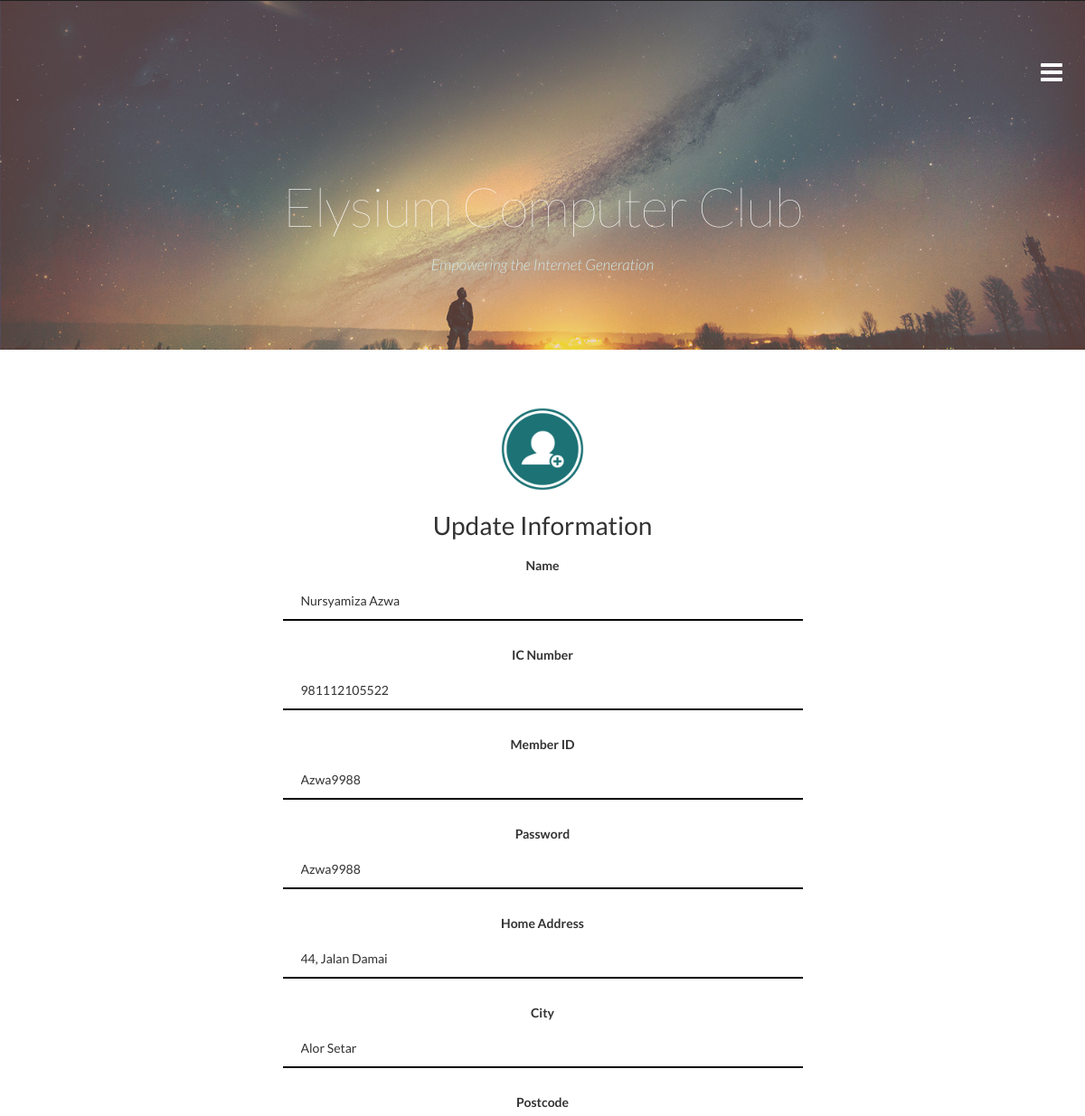
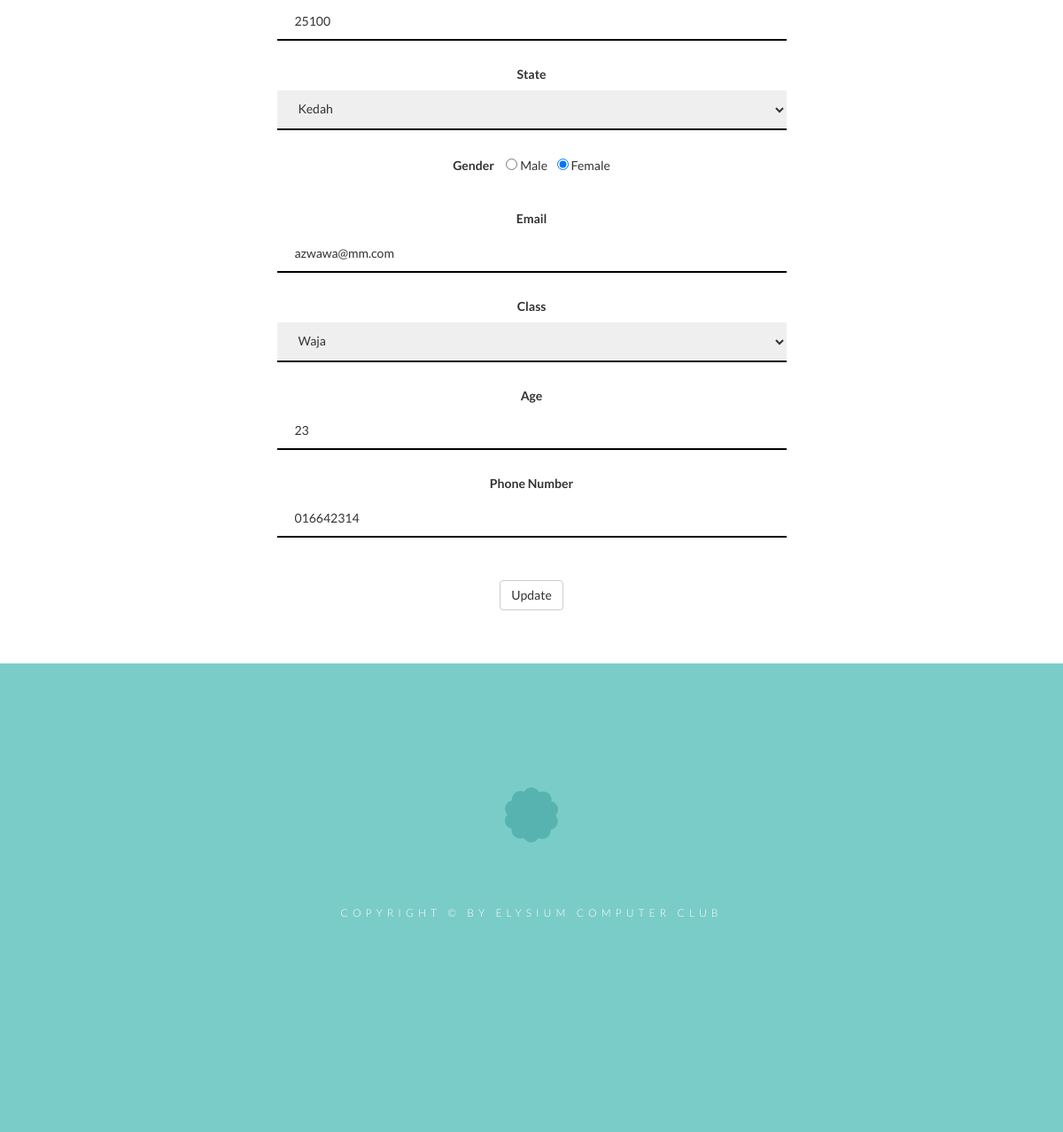
Page /updateform.php?memberid=Azwa9988 on the committed database (2 pictures, top to bottom).
### tables this page shows
CREATE TABLE `member` (
  `membername` varchar(200) NOT NULL,
  `memberic` varchar(15) NOT NULL,
  `memberid` varchar(20) NOT NULL,
  `password` varchar(20) NOT NULL,
  `memberaddress` varchar(100) NOT NULL,
  `membercity` varchar(50) NOT NULL,
  `memberpostcode` int(10) NOT NULL,
  `memberstate` varchar(10) NOT NULL,
  `membergender` varchar(10) NOT NULL,
  `memberemail` varchar(100) NOT NULL,
  `memberform` varchar(10) NOT NULL,
  `memberage` int(10) NOT NULL,
  `memberphone` varchar(15) NOT NULL
);

### updateform.php (the view, shortened to what this page needs)
<!DOCTYPE html>
<html>
<head>
    <link href="css/bootstrap.min.css" rel="stylesheet">
    <link href="http://netdna.bootstrapcdn.com/font-awesome/4.1.0/css/font-awesome.min.css" rel="stylesheet">
    <link rel="stylesheet" href="css/flexslider.css" type="text/css">
    <link href="css/styles.css?v=1.6" rel="stylesheet">
    <link href="css/queries.css?v=1.6" rel="stylesheet">
    <link href="css/jquery.fancybox.css" rel="stylesheet">
</head>
      <section class="hero" id="hero">
        <div class="container">
          <div class="row">
            <div class="col-md-12 text-right">
              <a href="#"><i class="fa fa-navicon fa-2x nav_slide_button"></i></a>
            </div>
          </div>
          <div class="row">
            <div class="col-md-8 col-md-offset-2 text-center">
              <h1 class="animated bounceInDown">Elysium Computer Club</h1>
              <p class="animated fadeInUpDelay">Empowering the Internet Generation </p>
            </div>
          </div>
        </div>
      </section>
<br><br><br>
<form action="updatecheck.php" method="post" class="container" >
<?php
 include 'dbconnect.php';
       $memberid=$_GET['memberid'];
	   $query="SELECT * FROM  member WHERE memberid='$memberid'";
	   $result = mysqli_query( $link,$query) or die("Query failed");
?>
<?php while ( $member = mysqli_fetch_array( $result ))
{
				$membername=$member['membername'];
				$memberic=$member['memberic'];
				$memberid=$member['memberid'];
				$password=$member['password'];
				$memberaddress= $member['memberaddress'];
				$membercity= $member['membercity'];
				$memberpostcode=$member['memberpostcode'];
				$memberstate=$member['memberstate'];
				$membergender=$member['membergender'];
				$memberemail=$member['memberemail'];
				$memberform=$member['memberform'];
				$memberage=$member['memberage'];
				$memberphone=$member['memberphone'];
}
?>
<center><img src = "img/member.png " width="100"/></center>
<center><h1>Update Information</h1></center>
<center>
<b>Name</b><br>
<input type="text" placeholder="Name...." name="membername" value="<?php echo $membername ?>">
<br><br>
<b>IC Number</b><br>
<input type="text" placeholder="IC Number[Eg : 980318016552]" name="memberic" value="<?php echo $memberic ?>">
<br> <br>
<b>Member ID</b><br>
<input type="text" placeholder="Member ID..." name="memberid" value="<?php echo $memberid ?>">
<br> <br>
<b>Password</b><br>
 <input type="text" placeholder="Password..." name="password" value="<?php echo $password ?>">
<br> <br>
<b>Home Address</b><br>
 <input type="text" placeholder="Home Address..." name="memberaddress" value="<?php echo $memberaddress ?>">
 <br> <br>
<b>City</b><br>
 <input type="text" placeholder="City..." name="membercity" value="<?php echo $membercity ?>">
<br> <br>
<b>Postcode</b><br>
 <input type="text" placeholder="Postcode" name="memberpostcode" value="<?php echo $memberpostcode ?>">
<br> <br>
<b>State</b><br>
	<select name="memberstate" value="<?php echo $memberstate ?>">
		<option <?php if($memberstate=='Kedah') echo 'selected'; ?> value="Kedah">Kedah</option>
	</select>
<br> <br>
<b>Gender</b> &nbsp;&nbsp;&nbsp;
 <input <?php if (isset($membergender) && $membergender=="Male") echo "checked";?> type="radio" name="membergender" value="Male" checked> Male &nbsp;&nbsp;
	<input <?php if (isset($membergender) && $membergender=="Female") echo "checked";?> type="radio" name="membergender" value="Female"> Female<br>
<br> <br>
<b>Email</b><br>
 <input type="email" placeholder="Email.. [Eg:nrl.mhd@gg.com]" name="memberemail" value="<?php echo $memberemail ?>">
<br><br>
<b>Class</b> <br>
	<select name="memberform" value="<?php echo $memberform ?>">
	  <option <?php if($memberform=='Waja') echo 'selected'; ?> value="Waja">Waja</option>
	</select>
<br><br>
<b>Age</b><br>
<input type="number" placeholder="Age" name="memberage" min="0" value="<?php echo $memberage ?>">
<br><br>
<b>Phone Number</b><br>
 <input type="text" placeholder="Phone Number [Eg:019999999]" name="memberphone" value="<?php echo $memberphone ?>">
 </center>
<br><br>
<center>
	<input type="submit" name="Submit" value="Update" class="btn btn-default">
</center>
<br><br><br>
</form>
	<footer>
        <div class="container">
          <div class="row">
            <div class="col-md-12 text-center">
              <a href="index.html" class="badge-btn">Badge Button</a>
              <p class="footer-credit">Copyright &copy; by Elysium Computer Club</p>
            </div>
          </div>
        </div>
      </footer>
</body>
</html>

### css/styles.css (style rules this page uses)
article, aside, details, figcaption, figure, footer, header, hgroup, nav, section, summary { display: block; }
html { font-size: 100%; -webkit-text-size-adjust: 100%; -ms-text-size-adjust: 100%; }
html, button, input, select, textarea { font-family: 'Lato', sans-serif; }
h1 { font-size: 2em; margin: 0.67em 0; }
b, strong { font-weight: bold; }
p, pre { margin: 1em 0; }
img { border: 0; -ms-interpolation-mode: bicubic; }
form { margin: 0; }
button, input, select, textarea { font-size: 100%; margin: 0; vertical-align: baseline; *vertical-align: middle; }
button, input { line-height: normal; }
button, html input[type="button"], input[type="reset"], input[type="submit"] { -webkit-appearance: button; cursor: pointer; *overflow: visible; }
input[type="checkbox"], input[type="radio"] { box-sizing: border-box; padding: 0; *height: 13px; *width: 13px; }
.hero h1 { font-size: 60px; font-weight: 100; color: #fff; letter-spacing: -1px; margin: 100px 0 20px 0; }
p { font-weight: 300; }
.hero { background: url('../img/hero.jpg') no-repeat center center; -webkit-background-size: cover; -moz-background-size: cover; -o-background-size: cover; background-size: cover; padding: 65px 0; height: auto; }
.hero p { color: #d0e7e9; font-style: italic; font-size: 17px; }
.hero a { color: #fff; }
footer { background-color: #7accc8; padding: 75px 0 220px; }
footer p { color: #fff; line-height: 30px; }
.badge-btn { width: 60px; height: 62px; background: url('../img/footer-logo.png') no-repeat center center; text-indent: -99999px; display: block; margin: 65px auto 65px; -webkit-transition-duration: 3s; -moz-transition-duration: 3s; -o-transition-duration: 3s; transition-duration: 3s; -webkit-transition-property: -webkit-transform; -moz-transition-property: -moz-transform; -o-transition-property: -o-transform; transition-property: transform; }
.footer-credit { font-size: 12px; text-transform: uppercase; letter-spacing: 5px; }
footer a { color: #42817e; transition: all 0.5s ease; -moz-transition: all 0.5s ease; -webkit-transition: all 0.5s ease; -o-transition: all 0.5s ease; }
.animated { -webkit-animation-duration: 1s; animation-duration: 1s; -webkit-animation-fill-mode: both; animation-fill-mode: both; }
.bounceInDown { -webkit-animation-name: bounceInDown; animation-name: bounceInDown; }
.fadeInUpDelay { -webkit-animation-name: fadeInUpDelay; animation-name: fadeInUpDelay; animation-delay: 1s; -webkit-animation-delay: 1s; }
.bounceInLeft, .bounceInRight, .fadeInUp, .fadeInUpDelay, .fadeInDown, .fadeInUpD { visibility: visible; }

### updateform.php (style rules this page uses)
input[type=text], select { width: 50%; padding: 12px 20px; margin: 8px 0; box-sizing: border-box; border: none; border-bottom: 2px solid black; }
input[type=email] { width: 50%; padding: 12px 20px; margin: 8px 0; box-sizing: border-box; border: none; border-bottom: 2px solid black; }
input[type=number] { width: 50%; padding: 12px 20px; margin: 8px 0; box-sizing: border-box; border: none; border-bottom: 2px solid black; }

### rows in the picture
member: membername "Nursyamiza Azwa", memberic "981112105522", memberid "Azwa9988", password "Azwa9988", memberaddress "44, Jalan Damai", membercity "Alor Setar", memberpostcode "25100", memberstate "Kedah", membergender "☑", memberemail "azwawa@mm.com", memberform "Waja", memberage "23", memberphone "016642314"
